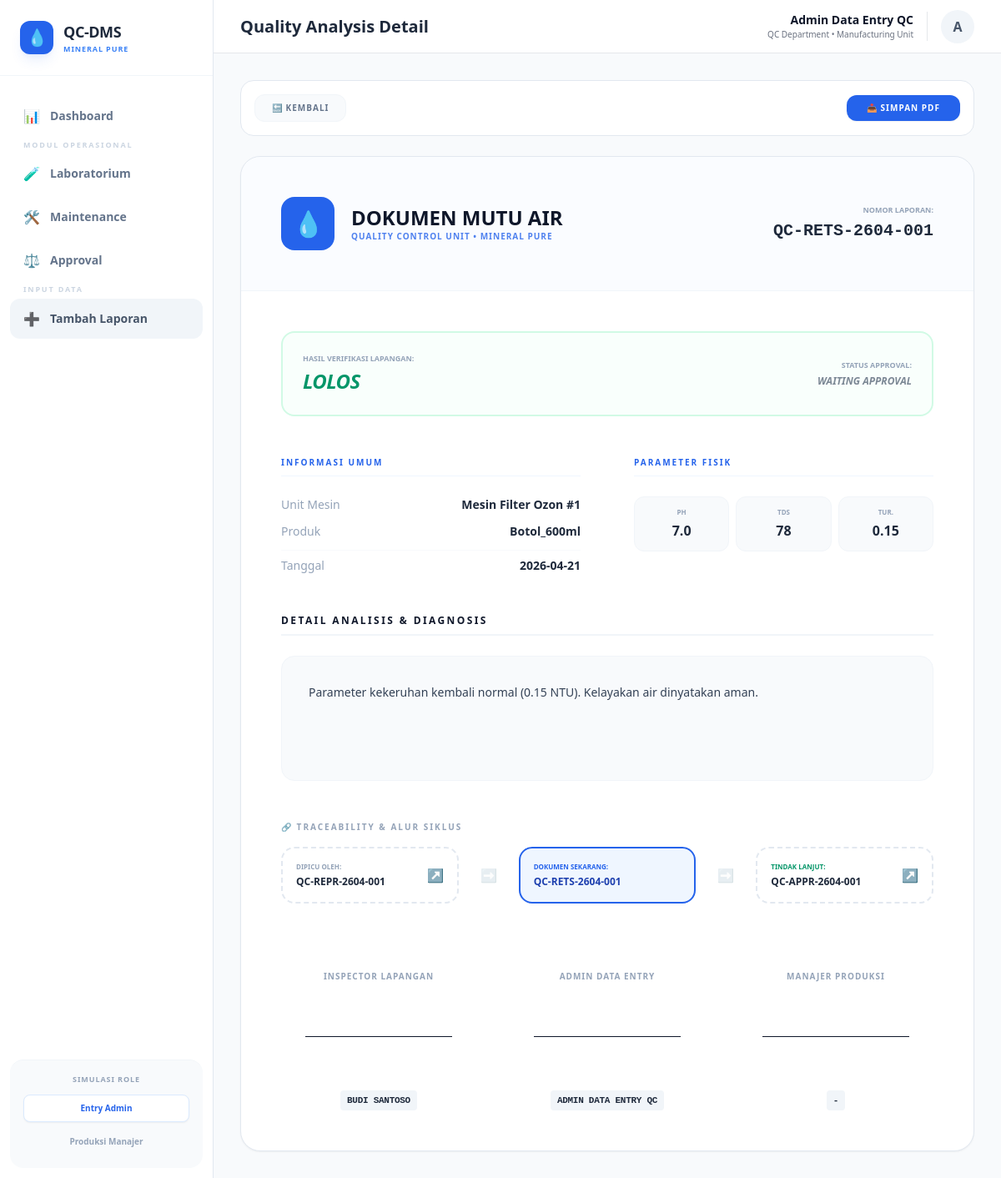
Screenshot of /view.php?id=56 with the database file from the repository.
### tables this page shows
CREATE TABLE documents (
        id INTEGER PRIMARY KEY AUTOINCREMENT,
        nama_dokumen TEXT,
        produk TEXT,
        jenis TEXT,
        tanggal TEXT,
        inspector TEXT,
        status TEXT,
        link TEXT,
        deskripsi TEXT,
        folder_path TEXT
    , machine_id TEXT, admin_entry_name TEXT, approval_status TEXT DEFAULT 'Waiting Approval', approved_by TEXT, parent_doc_id INTEGER, no_dokumen TEXT, ph TEXT, tds TEXT, kekeruhan TEXT);

### view.php (the view, shortened to what this page needs)
<?php
require 'db.php';
$id = $_GET['id'];
$stmt = $pdo->prepare("SELECT * FROM documents WHERE id = ?");
$stmt->execute([$id]);
$doc = $stmt->fetch(PDO::FETCH_ASSOC);
$parent_doc = null;
if (!empty($doc['parent_doc_id'])) {
    $stmt = $pdo->prepare("SELECT id, no_dokumen, nama_dokumen FROM documents WHERE id = ?");
    $stmt->execute([$doc['parent_doc_id']]);
    $parent_doc = $stmt->fetch(PDO::FETCH_ASSOC);
}
$stmt = $pdo->prepare("SELECT id, no_dokumen, nama_dokumen, jenis FROM documents WHERE parent_doc_id = ?");
$stmt->execute([$id]);
$child_docs = $stmt->fetchAll(PDO::FETCH_ASSOC);
?>
<!DOCTYPE html>
<html lang="id">
<head>
</head>
<body class="bg-slate-100/50">
    <?php include 'sidebar.php'; ?>
    <div class="max-w-4xl mx-auto space-y-6">
        <div class="flex justify-between items-center bg-white p-4 rounded-2xl border border-slate-200">
            <div class="flex gap-2">
                <a href="index.php?path=<?= $doc['folder_path'] ?>" class="px-5 py-2 bg-slate-50 border border-slate-100 text-slate-500 text-[10px] font-bold uppercase tracking-widest rounded-xl transition-all">🔙 Kembali</a>
            </div>
            <div class="flex gap-3">
                <button onclick="downloadPDF()" class="px-6 py-2 bg-blue-600 text-white text-[10px] font-bold uppercase tracking-widest rounded-xl shadow-sm transition-all flex items-center gap-2">
                    📥 Simpan PDF
                </button>
            </div>
        </div>
        <div id="reportContent" class="bg-white border border-slate-200 rounded-3xl overflow-hidden shadow-sm">
            <div class="p-12 border-b border-slate-100 flex justify-between items-center bg-blue-50/30">
                <div class="flex items-center gap-5">
                    <div class="w-16 h-16 bg-blue-600 rounded-2xl flex items-center justify-center text-white text-3xl font-black">💧</div>
                    <div>
                        <h1 class="text-2xl font-black text-slate-900 leading-tight uppercase">Dokumen Mutu Air</h1>
                        <p class="text-[10px] font-bold text-blue-600 uppercase tracking-widest opacity-80">Quality Control Unit • Mineral Pure</p>
                    </div>
                </div>
                <div class="text-right">
                    <p class="text-[9px] font-bold text-slate-400 uppercase mb-1">Nomor Laporan:</p>
                    <p class="text-xl font-mono font-bold text-slate-800"><?= htmlspecialchars($doc['no_dokumen'] ?? "REF-000") ?></p>
                </div>
            </div>
            <div class="p-12">
                <div class="mb-12 p-6 rounded-2xl border-2 <?= $doc['status'] == 'Lolos' ? 'border-emerald-100 bg-emerald-50/30' : 'border-rose-100 bg-rose-50/30' ?> flex justify-between items-center">
                    <div>
                        <p class="text-[9px] font-black text-slate-400 uppercase mb-1">Hasil Verifikasi Lapangan:</p>
                        <p class="text-2xl font-black <?= $doc['status'] == 'Lolos' ? 'text-emerald-600' : 'text-rose-600' ?> uppercase italic tracking-tight"><?= $doc['status'] ?></p>
                    </div>
                    <div class="text-right">
                         <p class="text-[9px] font-black text-slate-400 uppercase mb-1">Status Approval:</p>
                         <p class="text-xs font-bold text-slate-600 uppercase italic opacity-70"><?= $doc['approval_status'] ?></p>
                    </div>
                </div>
                <div class="grid grid-cols-2 gap-16 mb-12">
                    <div class="space-y-6">
                        <h3 class="text-[10px] font-black text-blue-600 uppercase tracking-[0.2em] border-b border-blue-50 pb-2">Informasi Umum</h3>
                        <div class="space-y-3">
                            <div class="flex justify-between text-sm">
                                <span class="text-slate-400">Unit Mesin</span>
                                <span class="font-bold text-slate-800"><?= htmlspecialchars($doc['machine_id'] ?? '-') ?></span>
                            </div>
                            <div class="flex justify-between text-sm">
                                <span class="text-slate-400">Produk</span>
                                <span class="font-bold text-slate-800"><?= htmlspecialchars($doc['produk']) ?></span>
                            </div>
                            <div class="flex justify-between text-sm border-t border-slate-50 pt-2">
                                <span class="text-slate-400">Tanggal</span>
                                <span class="font-bold text-slate-800"><?= htmlspecialchars($doc['tanggal']) ?></span>
                            </div>
                        </div>
                    </div>
                    <?php if ($doc['jenis'] === 'Uji_Lab' || $doc['jenis'] === 'Uji_Ulang'): ?>
                    <div class="space-y-6">
                        <h3 class="text-[10px] font-black text-blue-600 uppercase tracking-[0.2em] border-b border-blue-50 pb-2">Parameter Fisik</h3>
                        <div class="grid grid-cols-3 gap-2">
                             <div class="p-3 bg-slate-50 rounded-xl text-center border border-slate-100">
                                <p class="text-[8px] font-bold text-slate-400 uppercase mb-1">pH</p>
                                <p class="text-base font-bold text-slate-800"><?= $doc['ph'] ?? '-' ?></p>
                             </div>
                             <div class="p-3 bg-slate-50 rounded-xl text-center border border-slate-100">
                                <p class="text-[8px] font-bold text-slate-400 uppercase mb-1">TDS</p>
                                <p class="text-base font-bold text-slate-800"><?= $doc['tds'] ?? '-' ?></p>
                             </div>
                             <div class="p-3 bg-slate-50 rounded-xl text-center border border-slate-100">
                                <p class="text-[8px] font-bold text-slate-400 uppercase mb-1">Tur.</p>
                                <p class="text-base font-bold text-slate-800"><?= $doc['kekeruhan'] ?? '-' ?></p>
                             </div>
                        </div>
                    </div>
                    <?php endif; ?>
                </div>
                <div class="space-y-6 mb-12">
                    <h3 class="text-xs font-black text-slate-900 uppercase tracking-[0.2em] border-b-2 border-slate-100 pb-2">Detail Analisis & Diagnosis</h3>
                    <div class="p-8 bg-slate-50 rounded-2xl text-sm leading-relaxed text-slate-700 min-h-[150px] border border-slate-100">
                        <?= $doc['deskripsi'] ?: '<em class="text-slate-400 tracking-widest uppercase text-[10px] font-bold">Tidak ada catatan diagnosis terperinci.</em>' ?>
                    </div>
                </div>
                <?php if ($parent_doc || !empty($child_docs)): ?>
                <div class="mb-12 no-print">
                    <h3 class="text-[10px] font-black text-slate-400 uppercase tracking-[0.2em] mb-4">🔗 Traceability & Alur Siklus</h3>
                    <div class="flex items-center gap-4">
                        <?php if ($parent_doc): ?>
                            <a href="view.php?id=<?= $parent_doc['id'] ?>" class="flex-1 p-4 bg-white border-2 border-dashed border-slate-200 rounded-2xl flex items-center justify-between group hover:border-blue-600 transition-all">
                                <div>
                                    <p class="text-[8px] font-black text-slate-400 uppercase mb-1">Dipicu oleh:</p>
                                    <p class="text-xs font-bold text-slate-800 group-hover:text-blue-600"><?= $parent_doc['no_dokumen'] ?></p>
                                </div>
                                <span class="text-slate-300 group-hover:text-blue-600 transition-all">↗</span>
                            </a>
                        <?php endif; ?>
                        <div class="w-10 flex items-center justify-center opacity-20">➡️</div>
                        <div class="flex-1 p-4 bg-blue-50 border-2 border-blue-600 rounded-2xl flex items-center justify-between">
                            <div>
                                <p class="text-[8px] font-black text-blue-600 uppercase mb-1">Dokumen Sekarang:</p>
                                <p class="text-xs font-bold text-blue-800"><?= $doc['no_dokumen'] ?></p>
                            </div>
                        </div>
                        <?php if (!empty($child_docs)): ?>
                            <div class="w-10 flex items-center justify-center opacity-20">➡️</div>
                            <?php foreach($child_docs as $cd): ?>
                                <a href="view.php?id=<?= $cd['id'] ?>" class="flex-1 p-4 bg-white border-2 border-dashed border-slate-200 rounded-2xl flex items-center justify-between group hover:border-emerald-600 transition-all">
                                    <div>
                                        <p class="text-[8px] font-black text-emerald-600 uppercase mb-1">Tindak Lanjut:</p>
                                        <p class="text-xs font-bold text-slate-800 group-hover:text-emerald-600"><?= $cd['no_dokumen'] ?></p>
                                    </div>
                                    <span class="text-slate-300 group-hover:text-emerald-600 transition-all">↗</span>
                                </a>
                            <?php endforeach; ?>
                        <?php endif; ?>
                    </div>
                </div>
                <?php endif; ?>
                <div class="grid grid-cols-3 gap-10 mt-20">
                    <div class="text-center space-y-16">
                        <p class="text-[10px] font-black text-slate-400 uppercase tracking-widest">Inspector Lapangan</p>
                        <div class="border-b border-slate-900 w-3/4 mx-auto"></div>
                        <p class="text-[11px] font-black text-slate-800 uppercase px-2 py-1 bg-slate-100 inline-block rounded font-mono tracking-tight"><?= htmlspecialchars($doc['inspector'] ?? '-') ?></p>
                    </div>
                    <div class="text-center space-y-16">
                        <p class="text-[10px] font-black text-slate-400 uppercase tracking-widest">Admin Data Entry</p>
                        <div class="border-b border-slate-900 w-3/4 mx-auto"></div>
                        <p class="text-[11px] font-black text-slate-800 uppercase px-2 py-1 bg-slate-100 inline-block rounded font-mono tracking-tight"><?= htmlspecialchars($doc['admin_entry_name'] ?? '-') ?></p>
                    </div>
                    <div class="text-center space-y-16">
                        <p class="text-[10px] font-black text-slate-400 uppercase tracking-widest">Manajer Produksi</p>
                        <div class="border-b border-slate-900 w-3/4 mx-auto relative">
                        </div>
                        <p class="text-[11px] font-black text-slate-800 uppercase px-2 py-1 bg-slate-100 inline-block rounded font-mono tracking-tight"><?= htmlspecialchars(explode('(', $doc['approved_by'] ?? '-')[0]) ?></p>
                    </div>
                </div>
            </div>
        </div>
    </div>
</body>
</html>

### rows the page displays
documents: no_dokumen "QC-RETS-2604-001", status "LOLOS", approval_status "WAITING APPROVAL", machine "Mesin Filter Ozon #1", produk "Botol_600ml", tanggal "2026-04-21", ph "7.0", tds "78", kekeruhan "0.15", deskripsi "Parameter kekeruhan kembali normal (0.15 NTU). Kelayakan air dinyatakan aman.", inspector "BUDI SANTOSO", admin_entry_name "ADMIN DATA ENTRY QC", approved_by "-"
documents: no_dokumen "QC-REPR-2604-001"
documents: no_dokumen "QC-APPR-2604-001"

### other values shown
$role_name "Admin Data Entry QC"
substr($role_name, 0, 1) "A"
